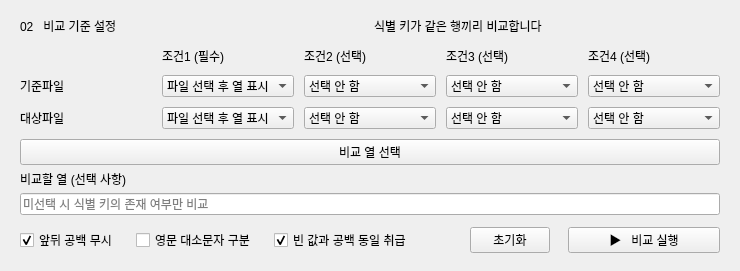
                <widget class="QFrame" name="cardRules">
                  <layout class="QVBoxLayout" name="cardRulesLayout">
                    <property name="spacing">
                      <number>12</number>
                    </property>
                    <property name="leftMargin">
                      <number>20</number>
                    </property>
                    <property name="topMargin">
                      <number>17</number>
                    </property>
                    <property name="rightMargin">
                      <number>20</number>
                    </property>
                    <property name="bottomMargin">
                      <number>18</number>
                    </property>
                    <item>
                      <layout class="QHBoxLayout" name="rulesTitleRow">
                        <property name="spacing">
                          <number>8</number>
                        </property>
                        <property name="leftMargin">
                          <number>0</number>
                        </property>
                        <property name="topMargin">
                          <number>0</number>
                        </property>
                        <property name="rightMargin">
                          <number>0</number>
                        </property>
                        <property name="bottomMargin">
                          <number>0</number>
                        </property>
                        <item>
                          <widget class="QLabel" name="sectionRules">
                            <property name="text">
                              <string>02   비교 기준 설정</string>
                            </property>
                          </widget>
                        </item>
                        <item>
                          <widget class="QLabel" name="ruleNote">
                            <property name="text">
                              <string>식별 키가 같은 행끼리 비교합니다</string>
                            </property>
                          </widget>
                        </item>
                      </layout>
                    </item>
                    <item>
                      <layout class="QVBoxLayout" name="keyRow">
                        <property name="spacing">
                          <number>10</number>
                        </property>
                        <property name="leftMargin">
                          <number>0</number>
                        </property>
                        <property name="topMargin">
                          <number>0</number>
                        </property>
                        <property name="rightMargin">
                          <number>0</number>
                        </property>
                        <property name="bottomMargin">
                          <number>0</number>
                        </property>
                        <item>
                          <layout class="QGridLayout" name="keyConditionsGrid">
                            <item row="0" column="1">
                              <widget class="QLabel" name="conditionLabel1">
                                <property name="text">
                                  <string>조건1 (필수)</string>
                                </property>
                              </widget>
                            </item>
                            <item row="0" column="2">
                              <widget class="QLabel" name="conditionLabel2">
                                <property name="text">
                                  <string>조건2 (선택)</string>
                                </property>
                              </widget>
                            </item>
                            <item row="0" column="3">
                              <widget class="QLabel" name="conditionLabel3">
                                <property name="text">
                                  <string>조건3 (선택)</string>
                                </property>
                              </widget>
                            </item>
                            <item row="0" column="4">
                              <widget class="QLabel" name="conditionLabel4">
                                <property name="text">
                                  <string>조건4 (선택)</string>
                                </property>
                              </widget>
                            </item>
                            <item row="1" column="0">
                              <widget class="QLabel" name="labelKeyA">
                                <property name="text">
                                  <string>기준파일</string>
                                </property>
                              </widget>
                            </item>
                            <item row="1" column="1">
                              <widget class="QComboBox" name="comboKeyA">
                                <item>
                                  <property name="text">
                                    <string>파일 선택 후 열 표시</string>
                                  </property>
                                </item>
                              </widget>
                            </item>
                            <item row="1" column="2">
                              <widget class="QComboBox" name="comboKeyA2">
                                <item>
                                  <property name="text">
                                    <string>선택 안 함</string>
                                  </property>
                                </item>
                              </widget>
                            </item>
                            <item row="1" column="3">
                              <widget class="QComboBox" name="comboKeyA3">
                                <item>
                                  <property name="text">
                                    <string>선택 안 함</string>
                                  </property>
                                </item>
                              </widget>
                            </item>
                            <item row="1" column="4">
                              <widget class="QComboBox" name="comboKeyA4">
                                <item>
                                  <property name="text">
                                    <string>선택 안 함</string>
                                  </property>
                                </item>
                              </widget>
                            </item>
                            <item row="2" column="0">
                              <widget class="QLabel" name="labelKeyB">
                                <property name="text">
                                  <string>대상파일</string>
                                </property>
                              </widget>
                            </item>
                            <item row="2" column="1">
                              <widget class="QComboBox" name="comboKeyB">
                                <item>
                                  <property name="text">
                                    <string>파일 선택 후 열 표시</string>
                                  </property>
                                </item>
                              </widget>
                            </item>
                            <item row="2" column="2">
                              <widget class="QComboBox" name="comboKeyB2">
                                <item>
                                  <property name="text">
                                    <string>선택 안 함</string>
                                  </property>
                                </item>
                              </widget>
                            </item>
                            <item row="2" column="3">
                              <widget class="QComboBox" name="comboKeyB3">
                                <item>
                                  <property name="text">
                                    <string>선택 안 함</string>
                                  </property>
                                </item>
                              </widget>
                            </item>
                            <item row="2" column="4">
                              <widget class="QComboBox" name="comboKeyB4">
                                <item>
                                  <property name="text">
                                    <string>선택 안 함</string>
                                  </property>
                                </item>
                              </widget>
                            </item>
                          </layout>
                        </item>
                        <item>
                          <layout class="QVBoxLayout" name="compareColsLayout">
                            <property name="spacing">
                              <number>5</number>
                            </property>
                            <property name="leftMargin">
                              <number>0</number>
                            </property>
                            <property name="topMargin">
                              <number>0</number>
                            </property>
                            <property name="rightMargin">
                              <number>0</number>
                            </property>
                            <property name="bottomMargin">
                              <number>0</number>
                            </property>
                            <item>
                              <widget class="QPushButton" name="btnCompareFields">
                                <property name="text">
                                  <string>비교 열 선택</string>
                                </property>
                              </widget>
                            </item>
                            <item>
                              <widget class="QLabel" name="labelFields">
                                <property name="text">
                                  <string>비교할 열 (선택 사항)</string>
                                </property>
                              </widget>
                            </item>
                            <item>
                              <widget class="QLineEdit" name="editCompareFields">
                                <property name="placeholderText">
                                  <string>미선택 시 식별 키의 존재 여부만 비교</string>
                                </property>
                              </widget>
                            </item>
                          </layout>
                        </item>
                      </layout>
                    </item>
                    <item>
                      <layout class="QHBoxLayout" name="optionsRow">
                        <property name="spacing">
                          <number>18</number>
                        </property>
                        <property name="leftMargin">
                          <number>0</number>
                        </property>
                        <property name="topMargin">
                          <number>0</number>
                        </property>
                        <property name="rightMargin">
                          <number>0</number>
                        </property>
                        <property name="bottomMargin">
                          <number>0</number>
                        </property>
                        <item>
                          <widget class="QCheckBox" name="checkTrim">
                            <property name="text">
                              <string>앞뒤 공백 무시</string>
                            </property>
                            <property name="checked">
                              <bool>true</bool>
                            </property>
                          </widget>
                        </item>
                        <item>
                          <widget class="QCheckBox" name="checkCase">
                            <property name="text">
                              <string>영문 대소문자 구분</string>
                            </property>
                            <property name="checked">
                              <bool>false</bool>
                            </property>
                          </widget>
                        </item>
                        <item>
                          <widget class="QCheckBox" name="checkBlank">
                            <property name="text">
                              <string>빈 값과 공백 동일 취급</string>
                            </property>
                            <property name="checked">
                              <bool>true</bool>
                            </property>
                          </widget>
                        </item>
                        <item>
                          <spacer name="spacer9">
                            <property name="orientation">
                              <enum>Qt::Horizontal</enum>
                            </property>
                            <property name="sizeHint" stdset="0">
                              <size>
                                <width>40</width>
                                <height>8</height>
                              </size>
                            </property>
                          </spacer>
                        </item>
                        <item>
                          <widget class="QPushButton" name="btnReset">
                            <property name="text">
                              <string>초기화</string>
                            </property>
                          </widget>
                        </item>
                        <item>
                          <widget class="QPushButton" name="btnCompare">
                            <property name="text">
                              <string>▶   비교 실행</string>
                            </property>
                            <property name="minimumSize">
                              <size>
                                <width>152</width>
                                <height>0</height>
                              </size>
                            </property>
                          </widget>
                        </item>
                      </layout>
                    </item>
                  </layout>
                </widget>
